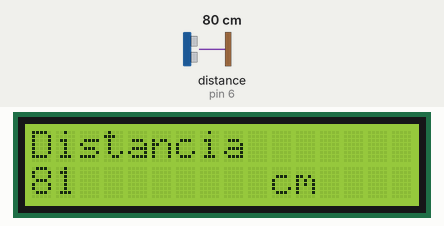
Simulated run of this sketch. Board: Arduino Uno, built with avr-gcc and run on an emulated ATmega328P. Parts: 16×2 character LCD. Inputs (shaded band) come from the test bench; at power-on: distance to the obstacle (sensor on pin 6) 80 cm.

Above: at 1.2 s.
1.3 s: distance to the obstacle (sensor on pin 6) set to 2 cm
At 2.5 s:
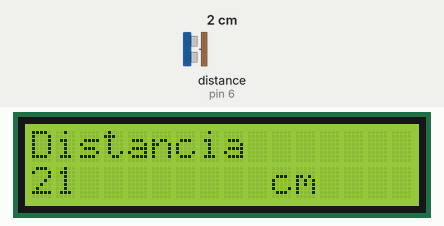
2.8 s: distance to the obstacle (sensor on pin 6) set to 4 cm
At 3.7 s:
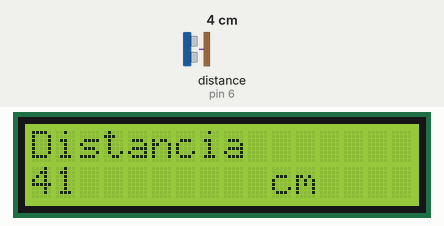
4.3 s: distance to the obstacle (sensor on pin 6) set to 9 cm
At 4.9 s:
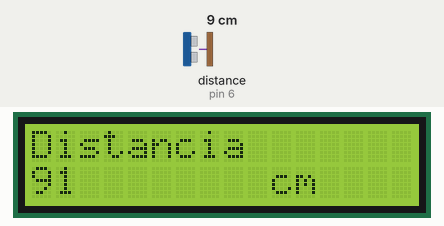
Timing chart, 0 to 7.3 s (numbered marks = the images above; inputs shaded):
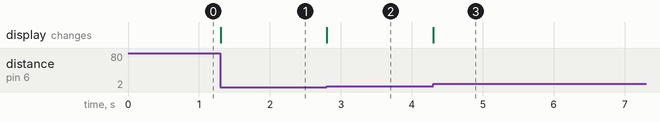

Measured:
- after the input at 1.3 s, the display: changes at once (image 1)
- after the input at 2.8 s, the display: changes at once (image 2)
- after the input at 4.3 s, the display: changes at once (image 3)

The sketch:

lcd-dist.ino
```cpp
#include <LiquidCrystal.h>
#include <NewPing.h>

const int UltrasonicPin = 6;
const int MaxDistance = 200;
LiquidCrystal lcd(12, 11, 5, 4, 3, 2);

NewPing sonar(UltrasonicPin, UltrasonicPin, MaxDistance);

void setup() {
    Serial.begin(9600);
  // set up the LCD's number of columns and rows:
  lcd.begin(16, 2);
  // Print a message to the LCD.
  lcd.print("Distancia");
}

void loop() {

  // set the cursor to column 0, line 1
  // (note: line 1 is the second row, since counting begins with 0):
  lcd.setCursor(0, 1);
  // print the number of seconds since reset:
  lcd.print(sonar.ping_cm());
    lcd.setCursor(10, 1);
  // print the number of seconds since reset:
  lcd.print("cm");
}
```
